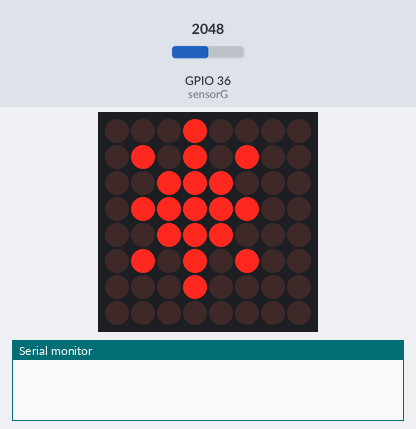
Recording of a sketch running on a simulated ESP32. Shown: 8×8 LED matrix, the last lines printed to the serial monitor. Inputs (shaded band) come from the test bench; at power-on: GPIO 36 (sensorG) = 2048.

Above: at 5.1 s.
At 11.4 s:
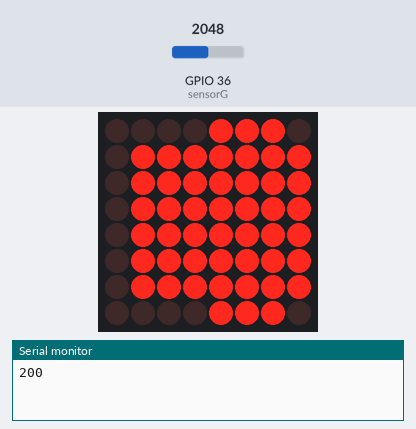
11.5 s: GPIO 36 (sensorG) set to 569
At 13.4 s:
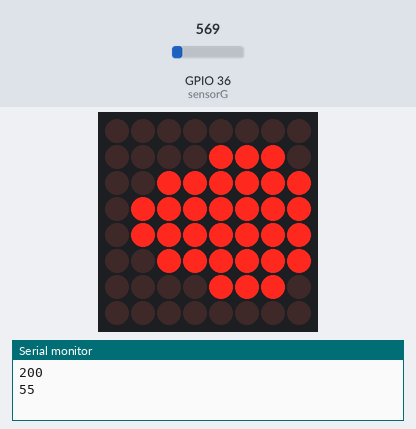
14.5 s: GPIO 36 (sensorG) set to 467
18.3 s: GPIO 36 (sensorG) set to 491
At 20.0 s:
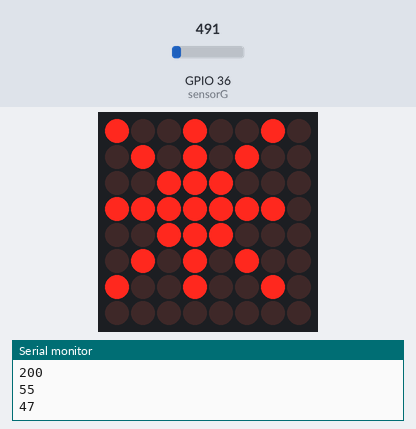
Timing chart, 0 to 21.5 s (numbered marks = the images above; inputs shaded):
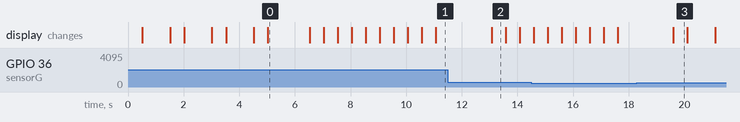

The sketch:

fuegooooo.ino
```cpp
/*
 * Fundacion Kinal
 * Centro educativo tecnico laboral Kinal
 * Electronica
 * Grado: Quinto
 * Sección: A
 * Curso: Taller de electronica digital y reparación de computadoras I
 * Nombre: Eliezer Denilson Gaitán Corado
 * Carnet: 2018450
 * Proyecto: MQ2- Bimestre III
*/

#include <LedControl.h>
#include <Ticker.h>
#define dato 4
#define clk 3
#define cs 2
void lecturaGas(void);
LedControl lucesGod = LedControl(dato,clk,cs,1);
Ticker isrGas(lecturaGas, 5000);
#define sensorG  A0

const int ancho = 8;
const int alto = 8;
int valor;
int prom;

byte fuego1[8] = {
B00011000,
B00011000,
B00111100,
B00111100,
B01111110,
B01111110,
B01111110,
B00111100
};
byte fuego2[8] = {
B00111100,
B01111110,
B01111110,
B01111110,
B11111111,
B11111111,
B11111111,
B01111110
};
byte copo1 [8] = {
B10010010,
B01010100,
B00111000,
B11111110,
B00111000,
B01010100,
B10010010,
B00000000
};

byte copo2 [8] = {
B00000000,
B01010100,
B00111000,
B11111110,
B00111000,
B01010100,
B00000000,
B00000000
};

void setup() {
  lucesGod.shutdown(0, false);
  lucesGod.setIntensity(0, 15);
  lucesGod.clearDisplay(0);
  pinMode(sensorG, INPUT);
  isrGas.start();
  Serial.begin(9600);
}

void loop() {
  // Leer el valor del sensor de gas
 isrGas.update();
  if (prom > 50) {
    alerta_fuego();
  }
  else {
    for (int i = 0; i < alto; i++) {
    lucesGod.setColumn(0, i, copo1[i]);
  }
    delay(500);
    for (int i = 0; i < alto; i++) {
    lucesGod.setColumn(0, i, copo2[i]);
  }
  }
  delay(1000);
}
void lecturaGas(){
  int suma =0;
  for(int i = 0; i < 5; i++){
  valor = map(analogRead(sensorG),0,1023,0,100);
  suma = suma + valor;
  delay(100);
  }
  prom = suma/5;

 Serial.println(prom);
}

void alerta_fuego() {
  lucesGod.clearDisplay(0);
for(int t = 0; t<5;t++){
  for (int i = alto; i > 0; i--) {
    lucesGod.setColumn(0, i, fuego1[i]);
  }
  delay(500);

  for (int i = alto; i > 0; i--) {
    lucesGod.setColumn(0, i, fuego2[i]);
  }
  delay(500);
}
}
```

Measured:
- what the display in image 0 shows lasts 1.5 s, from 5.0 s to 6.5 s
- what the display in image 2 shows lasts 0.5 s, from 13.1 s to 13.6 s
